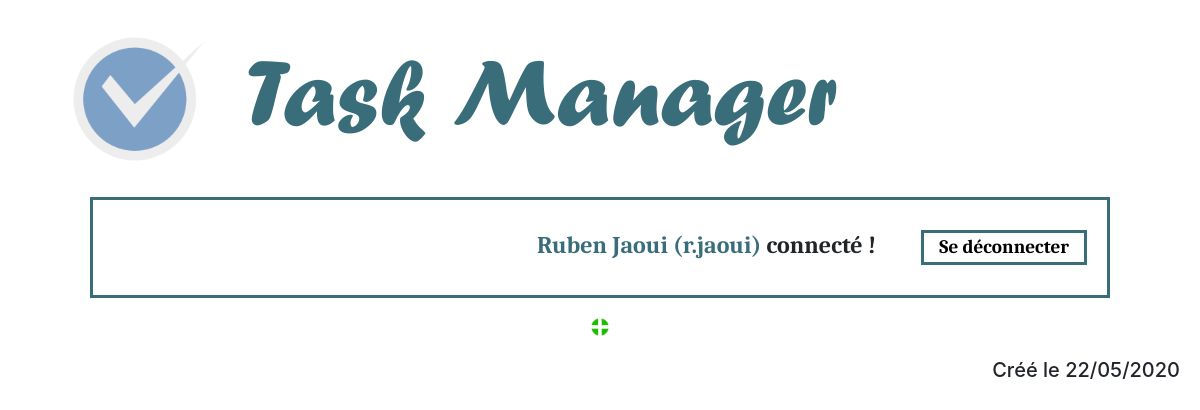
Page /manager/projects/ (signed in) on the earlier database version.
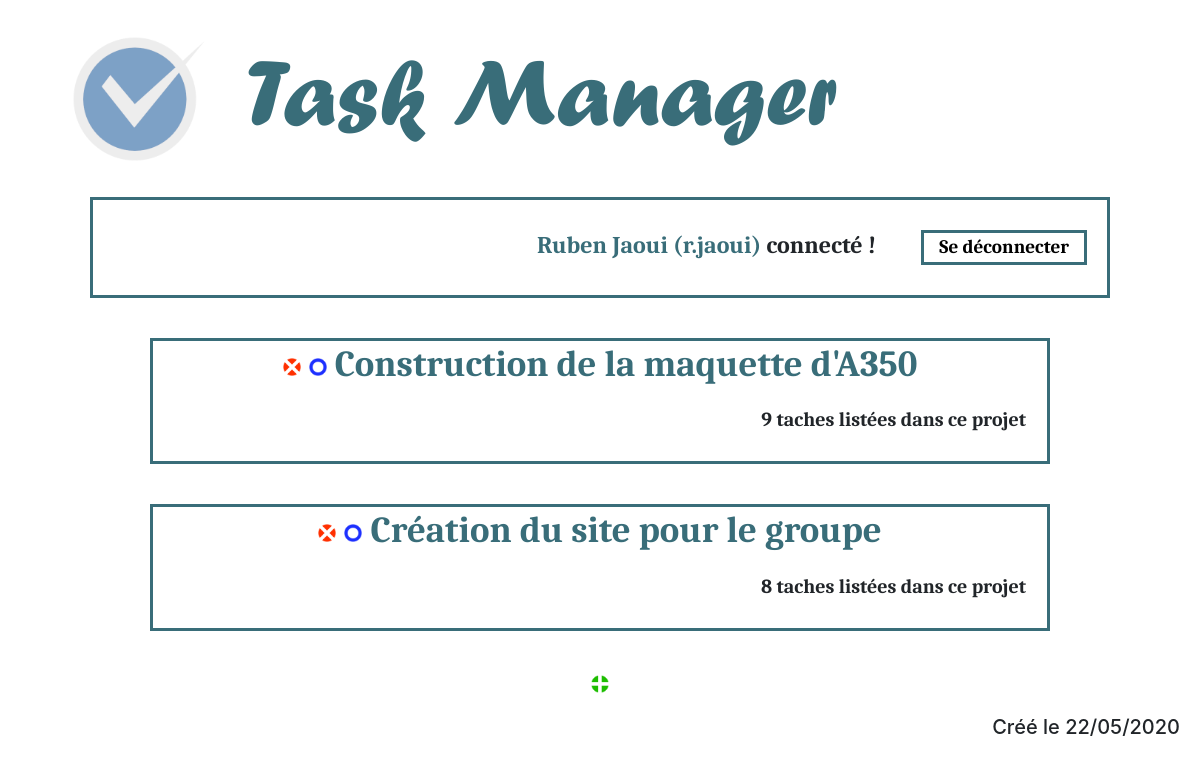
Same page on the later database version.
### taskmanager/models.py (models this page shows, shortened)
class Projet(models.Model):
    nom = models.CharField(max_length=100)
    class Meta:
        verbose_name = "projet"

### taskmanager/views.py (the view)
# urls.py: path('projects/', projets, name = "Projets"),
def projets(request):
    connected = request.user.is_authenticated
    name = ""
    username = ""
    projets_list = []
    projets_taches_nbre = []
    projets = []
    if connected:
        name = request.user.first_name + " " + request.user.last_name
        username = request.user.username
        if request.user.has_perm('taskmanager.view_projet'):
            modify = request.user.has_perm('taskmanager.modify_projet')
            add = request.user.has_perm('taskmanager.add_projet')
            delete = request.user.has_perm('taskmanager.delete_projet')
            projets_list = list(Projet.objects.all())
            for projet in projets_list:
                projets_taches_nbre.append(0)
                for tache in Tache.objects.all():
                    if tache.projet == projet:
                        projets_taches_nbre[-1]+=1
                projets.append([projet, projets_taches_nbre[-1]])
        else:
            return redirect(denied)
    else:
        return redirect(connect)
    return render(request, 'taskmanager/projects.html', locals())

### templates/taskmanager/projects.html (shortened to what this page needs)
{% extends "base.html" %}
{% load static %}
{% block css %}<link rel="stylesheet" href="{% static 'css/taskmanager/projets.css' %} ">{% endblock %}
{% block contenu %}
    <ul>
    {% for projet in projets %}
        <a class = "links" href="{% url "Projet" projet.0.id %}">
            <li>
                <table class="projet">
                    <tr>
                        <td>
                            <h3>
                                {% if delete %}
                                    <a href="{% url "Suppression Projet" projet.0.id %}"><img src="{% static "images/del.png" %}" alt="del" width = "18px"/></a>
                                {% endif %}
                                {% if modify %}
                                    <a href="{% url "Modification Projet" projet.0.id %}"><img src="{% static "images/mod.png" %}" alt="mod" width = "18px"/></a>
                                {% endif %}
                                {{ projet.0.nom }}
                            </h3>
                        </td>
                    </tr>
                    <tr>
                        <td>
                            <h5>{{ projet.1 }} tache{{ projet.1|pluralize }} listée{{ projet.1|pluralize }} dans ce projet</h5>
                        </td>
                    </tr>
                </table>
            </li>
        </a>
    {% endfor %}
    </ul>
    {% if add %}
        <div class="center">
            <a href="{% url "Ajout Projet" %}"><img src="{% static "images/add.png" %}" alt="add" width = "18px"/></a>
        </div>
    {% endif %}
{% endblock %}

### templates/base.html (shortened to what this page needs)
<!DOCTYPE html>
<html lang="en">
<head>
    {% load static %}
    <link rel="stylesheet" href="https://maxcdn.bootstrapcdn.com/bootstrap/4.5.0/css/bootstrap.min.css">
    <link rel="stylesheet" href="{% static 'css/base.css' %} ">
    {% block css %}{% endblock %}
</head>
<body>
    <div class="center per-90">
        <table id="full">
            <tr>
                <td id = "icon-cont">
                    <img src="{% static "images/icon.png" %}" alt="logo" id="icon"/>
                </td>
                <td>
                    <h1 id = "title">Task Manager</h1>
                </td>
            </tr>
        </table>
    </div>
    <div class="center bloc-85">
        {% if connected %}
            <h4 class="regular"><span>{{ name }} ({{ username }})</span> connecté ! <a href="{% url "Deconnexion" %}"><button id="disconnect">Se déconnecter</button></a></h4>
        {% else %}
            <h4 class="regular">Non connecté...</h4>
        {% endif %}
    </div>
    <div id="content" class="regular">
        {% block contenu %}{% endblock %}
    </div>
    <h5>Créé le 22/05/2020</h5>
</body>
</html>

### static/css/base.css (style rules this page uses)
.regular { font-family: 'Caladea'; }
h1 { width: 85%; margin: auto; padding: 5px; padding-bottom: 15px; font-size: 600%; color: #396d79; font-family: 'Forte'; }
h3 { color: #396d79; width: 85%; margin: auto; font-size: 230%; text-align: center; }
h4 { font-size: 150%; text-align: right; margin-top: 10px; margin-bottom: 10px; }
#disconnect { font-size: 80%; background-color: transparent; border: solid 3px #396d79; padding: 3px 15px; margin-left: 40px; }
h5 { text-align: right; padding: 20px; }
#icon { width: 100%; height: 100%; float:left; }
#title { margin: 30px; font-size: 600%; color: #396d79; font-family: 'Forte'; text-align: left; }
.bloc-85 { padding: 20px; width: 85%; border: solid 3px #396d79; margin: 15px; }
.per-90 { width: 90%; }
.center { margin: auto }
#full { width: 100%; }
#icon-cont { width: 150px; height: 150px; }
span { color: #396d79; }

### static/css/taskmanager/projets.css (style rules this page uses)
ul { padding:0px; list-style: none; }
.projet { width: 75%; margin: 40px auto; border: solid 3px #396d79; }
h3 { width: 90%; margin: auto; }
a { color: inherit; text-decoration: none; }
.center { margin: auto; text-align: center; }

Differences in the rows shown:
added Projet: nom "Construction de la maquette d'A350", projet "9"
added Projet: nom "Création du site pour le groupe", projet "8"
